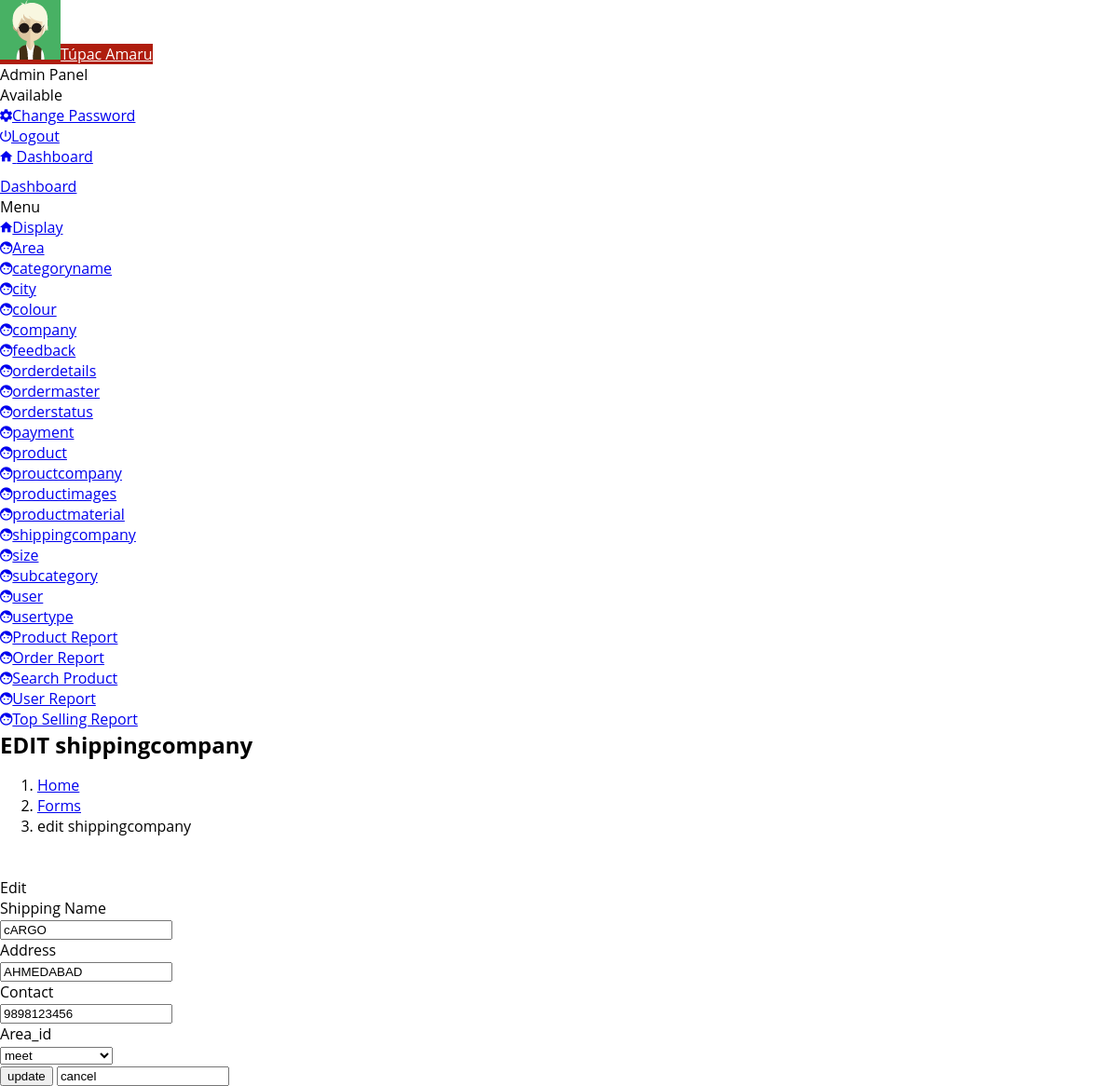
The page /admin/edit-shippingcompany.php?eid=2 on the database its author committed.
### tables this page shows
CREATE TABLE IF NOT EXISTS `tbl_shippingcompany` (
  `Shipping_id` int(11) NOT NULL,
  `Shipping_name` varchar(20) NOT NULL,
  `Address` varchar(240) NOT NULL,
  `Contact` varchar(11) NOT NULL,
  `Area_id` int(11) NOT NULL,
  `is_active` int(11) NOT NULL DEFAULT '1',
  `is_delete` int(11) NOT NULL DEFAULT '0',
  `insert_datetime` timestamp NOT NULL DEFAULT CURRENT_TIMESTAMP
);

### admin/edit-shippingcompany.php (the view, shortened to what this page needs)
<?php
require './class/myclass.php';
$eid = $_GET['eid'];
$edit_query = mysqli_query($conn, "select * from tbl_shippingcompany where Shipping_id='{$eid}'");
$edit_details = mysqli_fetch_array($edit_query);
?>
<!DOCTYPE html>
<html lang="en">
<head>
    <link rel="stylesheet" type="text/css" href="assets/lib/perfect-scrollbar/css/perfect-scrollbar.min.css"/>
    <link rel="stylesheet" type="text/css" href="assets/lib/material-design-icons/css/material-design-iconic-font.min.css"/>
    <link rel="stylesheet" type="text/css" href="assets/lib/datetimepicker/css/bootstrap-datetimepicker.min.css"/>
    <link rel="stylesheet" type="text/css" href="assets/lib/daterangepicker/css/daterangepicker.css"/>
    <link rel="stylesheet" type="text/css" href="assets/lib/select2/css/select2.min.css"/>
    <link rel="stylesheet" type="text/css" href="assets/lib/bootstrap-slider/css/bootstrap-slider.css"/>
    <link rel="stylesheet" href="assets/css/style.css" type="text/css"/>
  </head>
  <body>
    <div class="be-wrapper">
      <?php
      include './theme-part/header.php';
      ?>
      <?php
      include './theme-part/side_bar.php';
      ?>
      <div class="be-content">
        <div class="page-head">
          <h2 class="page-head-title">EDIT shippingcompany</h2>
          <ol class="breadcrumb page-head-nav">
            <li><a href="#">Home</a></li>
            <li><a href="#">Forms</a></li>
            <li class="active">edit shippingcompany</li>
          </ol>
        </div>
        <div class="main-content container-fluid">
          <div class="row">
            <div class="col-md-12">
              <div class="panel panel-default panel-border-color panel-border-color-primary">
                <div class="panel-heading panel-heading-divider">Edit</div>
                <div class="panel-body">
                    <form method="post" style="border-radius: 0px;" class="form-horizontal group-border-dashed">
                        <div class="form-group">
                      <label class="col-sm-3 control-label">Shipping Name</label>
                      <div class="col-sm-6">
                          <input type="text" name='Shipping_name'class="form-control" required="true" value="<?php echo $edit_details['Shipping_name']; ?>">
                      </div>
                    </div>
                        <div class="form-group">
                      <label class="col-sm-3 control-label">Address</label>
                      <div class="col-sm-6">
                          <input type="text" name='Address'class="form-control" required="true" value="<?php echo $edit_details['Address']; ?>">
                      </div>
                    </div>
                        <div class="form-group">
                      <label class="col-sm-3 control-label">Contact</label>
                      <div class="col-sm-6">
                          <input type="number" name='Contact'class="form-control" required="true" value="<?php echo $edit_details['Contact']; ?>">
                      </div>
                    </div>
                        <div class="form-group">
                      <label class="col-sm-3 control-label">Area_id</label>
                      <div class="col-sm-8">
                        <?php
                        $sql = mysqli_query($conn,"SELECT * From  tbl_area") or die(mysqli_error($conn));
                        echo '<select name="Area_id"  class="form-control">';
                             while ($row = $sql->fetch_array())
                                        {
                                             echo "<option value='". $row['Area_id'] ."'>" .$row['Area_name'] ."</option>" ;
                                        }
                         echo "</select>" ;
                        ?>
                    </div>
                    </div>
                      <p class="text-right">
                          <input type="submit"  value="update" class="btn btn-space btn-primary">
                          <input type="cancel"  value="cancel" class="btn btn-space btn-default">
                        </p>
                  </form>
                </div>
              </div>
            </div>
          </div>
                  </div>
      </div>
    </div>
  </body>
</html>

### css/style.css (style rules this page uses)
body a { transition:0.5s all; -webkit-transition:0.5s all; -moz-transition:0.5s all; -o-transition:0.5s all; -ms-transition:0.5s all; }
h1,h2,h3,h4,h5,h6 { padding:0 0; margin:0 0; font-family: 'Open Sans', sans-serif; }
p { padding:0 0; margin:0 0; }
body { padding:0 0; margin:0 0; font-family: 'Open Sans', sans-serif; }
ol { margin-bottom: 44px; }

### rows shown on the page
tbl_shippingcompany: Shipping_name "cARGO", Address "AHMEDABAD", Contact "9898123456"

### other values the page prints
form field Area_id "meet"
